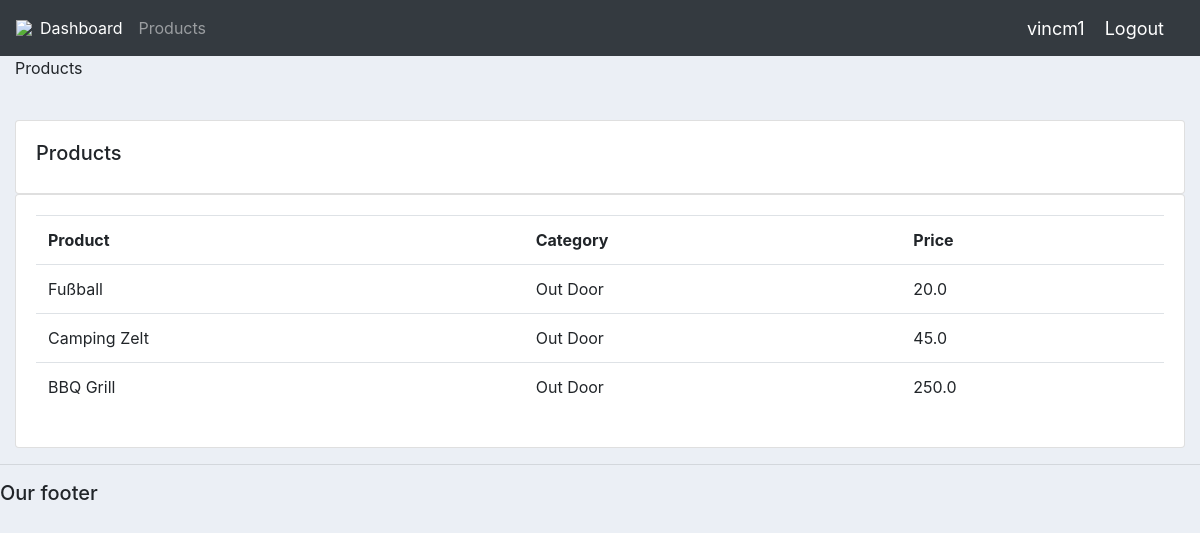
Screenshot of /products/ (signed in) with the database file from the repository.
### accounts/models.py (models this page shows, shortened)
class Product(models.Model):
  CATEGORY = (
      ('Indoor', 'Indoor'),
      ('Out Door', 'Out Door'),
      )
  name = models.CharField(max_length=200, null=True)
  price = models.FloatField(null=True)
  category = models.CharField(max_length=200, null=True, choices=CATEGORY)
  description = models.CharField(max_length=200, null=True, blank=True)
  date_created = models.DateTimeField(auto_now_add=True, null=True)
  tags = models.ManyToManyField(Tag)

### accounts/decorators.py (the view)
    def wrapper_func(request, *args, **kwargs):
      group = None
      if request.user.groups.exists():
        group = request.user.groups.all()[0].name
      if group in allowed_roles:
        return view_func(request, *args, **kwargs)
      else:
        return HttpResponse('You are not authorized to view this page')

### accounts/views.py (called while the page is built)
@login_required(login_url='login')
@allowed_users(allowed_roles=['admin'])
def products(request):
  products = Product.objects.all()
  return render(request, 'accounts/products.html', {'products':products})

### accounts/templates/accounts/products.html
{% extends 'accounts/main.html' %}
{% block content %}
<p>Products</p>
    <br>
    <div class="row">
      <div class="col-md">
        <div class="card card-body">
          <h5>Products</h5>
        </div>
        <div class="card card-body">
          <table class="table">
            <tr>
              <th>Product</th>
              <th>Category</th>
              <th>Price</th>
            </tr>
            {% for i in products %}
            <tr>
              <td>{{i.name}}</td>
              <td>{{i.category}}</td>
              <td>{{i.price}}</td>
            </tr>
            {% endfor %}
          </table>
        </div>
      </div>
    </div>
{% endblock content %}

### accounts/templates/accounts/navbar.html (shortened to what this page needs)
{% load static %}
<nav class="navbar navbar-expand-lg navbar-dark bg-dark">
 <img src="{% static 'images/logo.png' %}">
  <div class="collapse navbar-collapse" id="navbarNav">
    <ul class="navbar-nav">
      {% if request.user.is_staff %}
      <li class="nav-item active">
        <a class="nav-link" href="{% url 'home' %}">Dashboard</a>
      </li>
      <li class="nav-item">
        <a class="nav-link" href="{% url 'products' %}">Products</a>
      </li>
      {% endif %}
    </ul>
  </div>
  <span class="hello-msg">{{request.user}}</span>
  <span ><a  class="hello-msg" href="{% url 'logout' %}">Logout</a></span>
</nav>

### static/css/main.css (style rules this page uses)
body { background-color: #ebeff5; }

### accounts/templates/accounts/navbar.html (style rules this page uses)
.hello-msg { font-size: 18px; color: #fff; margin-right: 20px; }

### rows the page displays
Product: name "Fußball", category "Out Door", price "20.0"
Product: name "Camping Zelt", category "Out Door", price "45.0"
Product: name "BBQ Grill", category "Out Door", price "250.0"

### other values shown
{{ request.user }} "vincm1"
